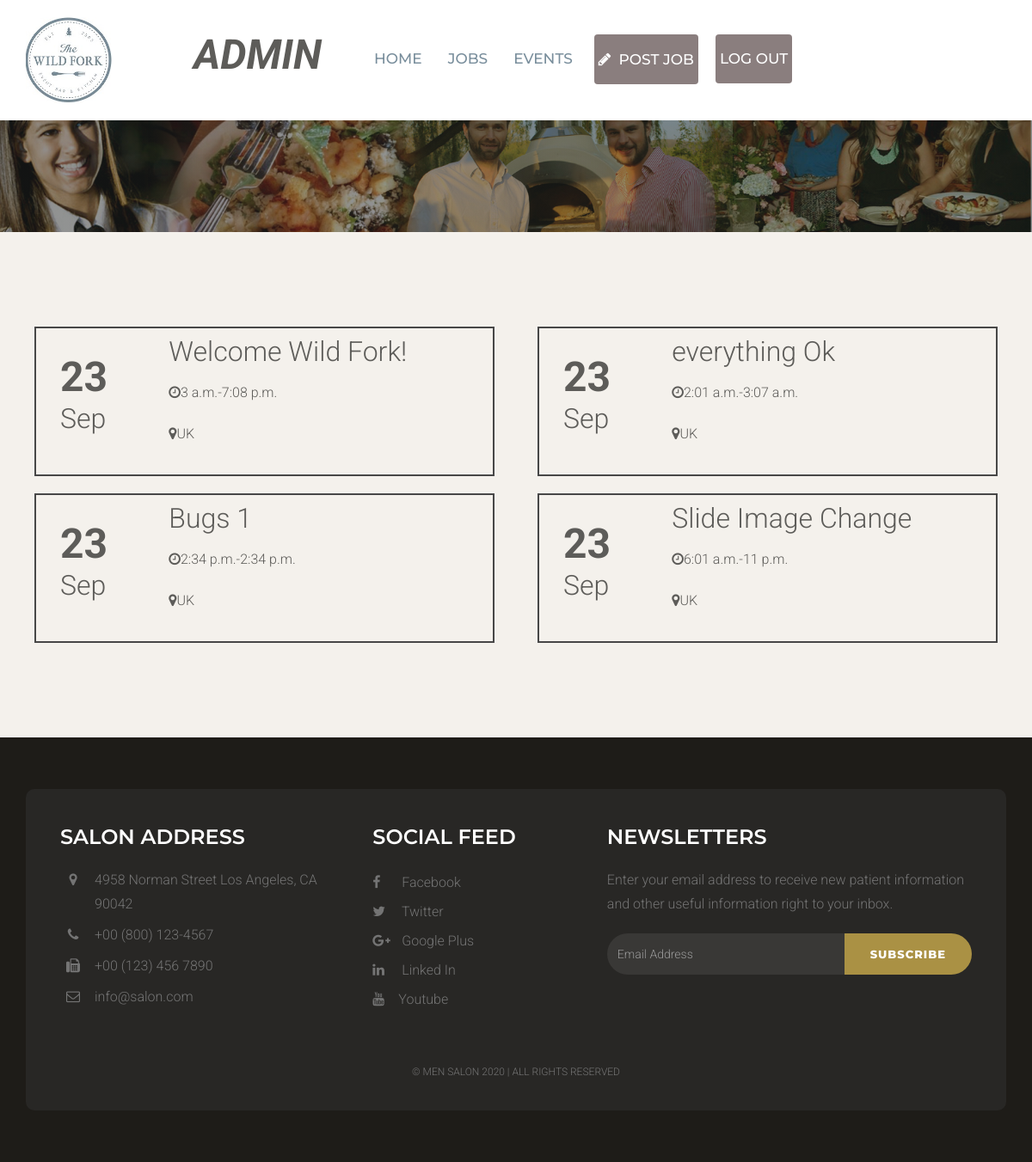
The page /job/list (signed in) on the database as committed earlier.
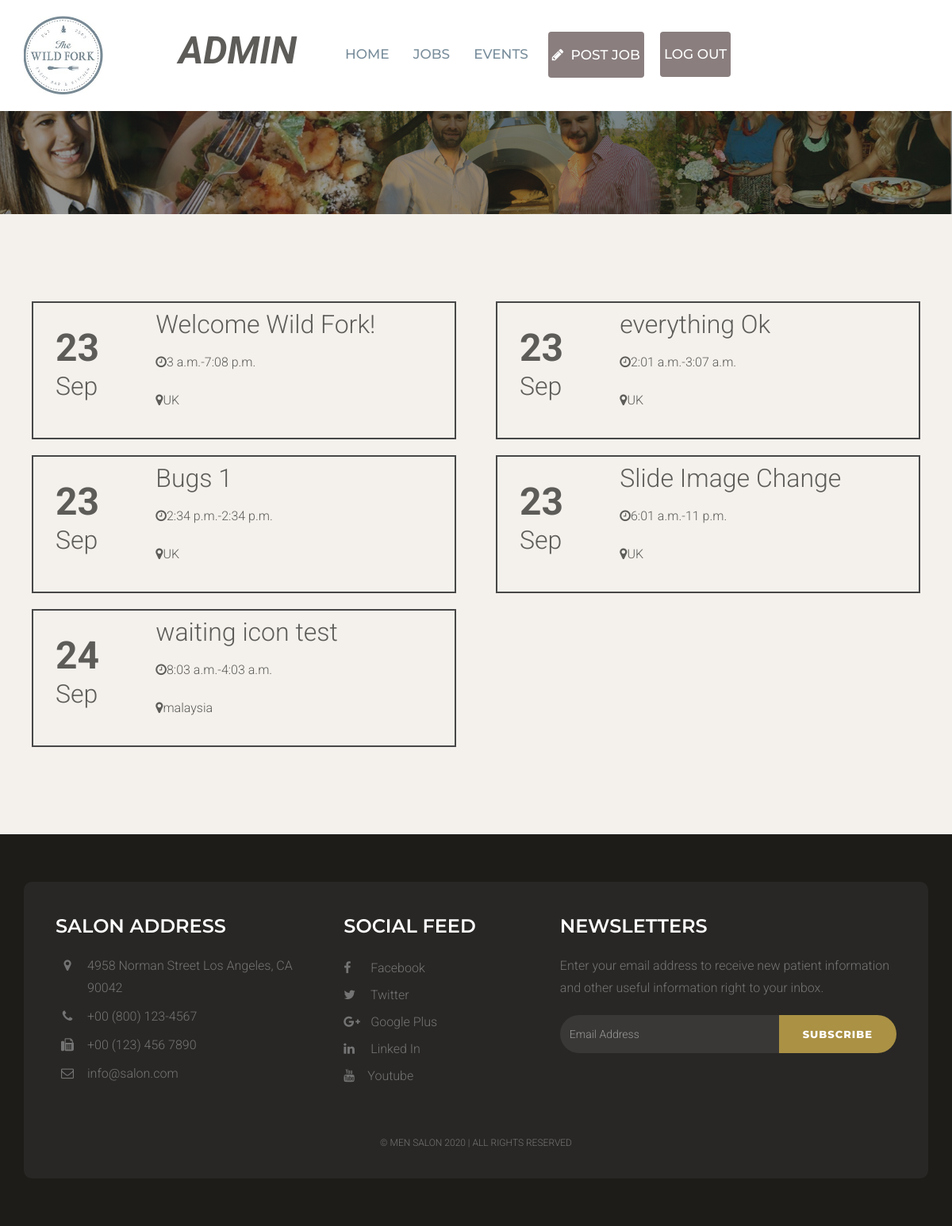
The same page on the database as committed later.
### staffapp/models.py (models this page shows, shortened)
class Job(models.Model):
    writer = models.ForeignKey('auth.User')
    email = models.CharField(max_length=200)
    title = models.CharField(max_length=200)
    location = models.CharField(max_length=300)
    category = models.CharField(max_length=200)
    tags = models.CharField(max_length=200)
    description = models.TextField()
    companyName = models.CharField(max_length=100)
    website = models.CharField(max_length=100)
    tagline = models.CharField(max_length=200)
    staff_members = models.ManyToManyField('Profile', default=[])
    start_time = models.TimeField(default=timezone.now)
    end_time = models.TimeField(default=timezone.now)
    created_date = models.DateTimeField(
            default=timezone.now)
    published_date = models.DateTimeField(
            blank=True, null=True)

### staffapp/views.py (the view)
# urls.py: url(r'job/list', views.joblistPage, name='joblist'),
@login_required
def joblistPage(request):
    jobs = Job.objects.filter().order_by('created_date')
    reqjobs = Requestjob.objects.filter(user=request.user)
    requestjobs = []
    for job in reqjobs:
        requestjobs.append(job.job.id)
    return render(request, 'joblist.html', {'jobs': jobs, 'requestjobs': requestjobs})

### staffapp/templates/joblist.html (shortened to what this page needs)
{% extends 'layouts/base.html' %}
{% load staticfiles %}
{% block content %}
    {% include 'layouts/header.html' %}
    <div class="space-medium bg-default">
        <div class="container">
            <div class="row">
                {% for job in jobs %}
                <div class="col-lg-6 col-md-6 col-sm-12 col-xs-12">
                    <div class="row job-block" style="padding: 13px">
                        <div class="col-lg-3" style="padding-top: 30px">
                            <p style="font-size:48px; font-weight: bold">{{ job.created_date.day }}</p>
                            <p style="font-size:32px">{{ job.created_date|date:"M" }}</p>
                        </div>
                        <div class="col-lg-8">
                            <p style="font-size:32px">{{job.title}}</p>
                            <p><i class="fa fa-clock-o" aria-hidden="true"></i>{{job.start_time}}-{{job.end_time}}<p></p>
                            <p><i class="fa fa-map-marker" aria-hidden="true"></i>{{job.location}}<p>
                        </div>
                    </div>
                </div>
                {% endfor %}
            </div>
        </div>
    </div>
    {% include 'layouts/footer.html' %}
{% endblock %}

Rows that differ between the two databases and show on the page:
added Job: created_date.day "24", created_date "Sep", title "waiting icon test", start_time "8:03 a.m.", end_time "4:03 a.m.", location "malaysia"
